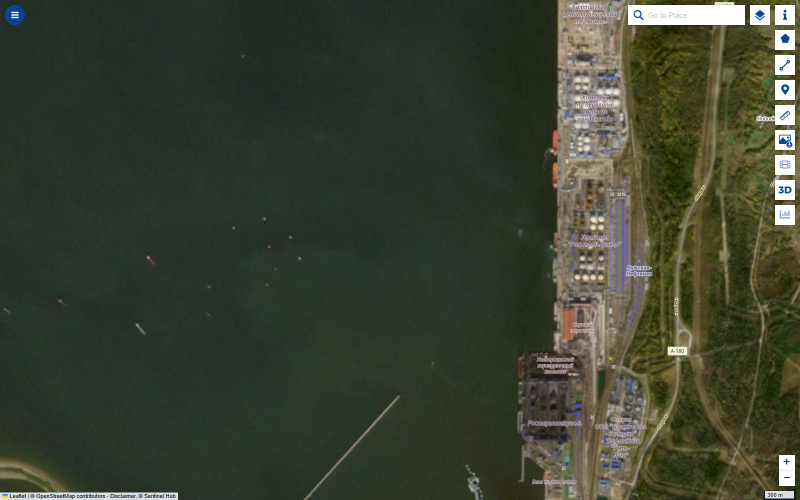
#> input picture output/osint_ta2/sat/ustluga/2026-10-22.png, 1600 x 1000 px (shown at 1/2 size)
$ python annotate.py
#> lines starting #> are read from the running program, lines starting #| are printed output that depends on the picture
"""Annotate Sentinel-2 frames: crop, upscale, box candidate hulls, add scale bar + caption strip."""
import math
from PIL import Image, ImageDraw, ImageFont

F = "C:/Windows/Fonts/"
def font(sz, bold=False):
    try:
        return ImageFont.truetype(F + ("segoeuib.ttf" if bold else "segoeui.ttf"), sz)
    except OSError:
        return ImageFont.load_default()

ACC = (247, 165, 147)
RED = (255, 84, 84)

def mpp(lat, z):
    return 156543.03392 * math.cos(math.radians(lat)) / (2 ** z)

def make(src, out, crop, lat, z, boxes, title, caption, scale_m, k=2):
#> called with src = 'sat/ustluga/2026-10-22.png', out = 'shots/img_ustluga.png', crop = (620, 120, 1460, 640), lat = 59.7, z = 14, scale_m = 200, k = 2
    im = Image.open(src).convert("RGB").crop(crop)
    im = im.resize((im.width * k, im.height * k), Image.LANCZOS)
#> im: PIL image 1680x1040 RGB
    d = ImageDraw.Draw(im)
    res = mpp(lat, z) / k  # metres per output pixel
    for b in boxes:
        x0, y0, x1, y1 = [(v - o) * k for v, o in zip(b["xy"], (crop[0], crop[1], crop[0], crop[1]))]
        col = b.get("color", ACC)
        pad = 8
        d.rectangle((x0 - pad, y0 - pad, x1 + pad, y1 + pad), outline=col, width=4)
        label = b["label"]
        f = font(22, True)
        tw = d.textlength(label, font=f)
        lx = x0 - pad + b.get("dx", 0)
        ly = y0 - pad - 36 + b.get("dy", 0)
        lx = max(6, min(lx, im.width - tw - 22))
        d.rounded_rectangle((lx, ly, lx + tw + 22, ly + 32), radius=16, fill=col)
        d.text((lx + 11, ly + 2), label, fill=(22, 22, 22), font=f)
#> this loop made 3 passes
#> (tw, lx) on passes 1 to 3: (260.2, 628), (260.3, 628), (165.3, 732)
    # scale bar
    px = scale_m / res
    bx, by = 28, im.height - 40
#> bx = 28; by = 1000
    d.rectangle((bx - 10, by - 34, bx + max(px, d.textlength(f"{scale_m} m", font=font(20, True))) + 14, by + 16), fill=(18, 24, 38))
    d.rectangle((bx, by, bx + px, by + 6), fill=(255, 255, 255))
    d.text((bx, by - 30), f"{scale_m} m", fill="white", font=font(20, True))
    # north arrow
    nx, ny = im.width - 46, 34
#> nx = 1634; ny = 34
    d.polygon([(nx, ny - 18), (nx - 12, ny + 14), (nx, ny + 6), (nx + 12, ny + 14)], fill="white", outline=(18, 24, 38))
    d.text((nx - 7, ny + 16), "N", fill="white", font=font(20, True))
    # caption strip
    strip = 92
    canvas = Image.new("RGB", (im.width, im.height + strip), (243, 244, 242))
    canvas.paste(im, (0, 0))
    c = ImageDraw.Draw(canvas)
    c.text((22, im.height + 12), title, fill=(22, 22, 22), font=font(24, True))
    c.text((22, im.height + 50), caption, fill=(91, 95, 102), font=font(19))
    canvas.save(out, optimize=True)
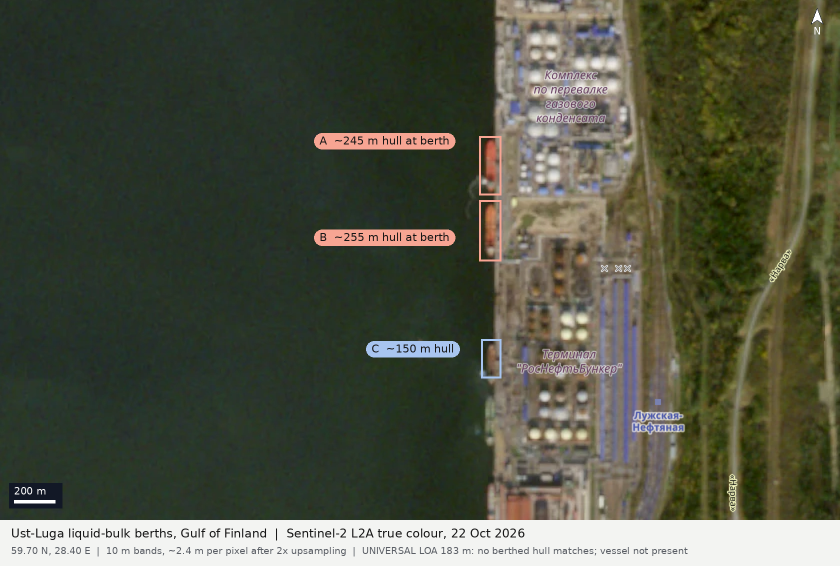
#> saved as img_ustluga.png: PIL image 1680x1132 RGB (shown at 1/2 size); mean R, G, B 79.8, 83.2, 66.9
    print(out, canvas.size, f"{res:.2f} m/px")
#| shots/img_ustluga.png (1680, 1132) 2.41 m/px

if __name__ == "__main__":
    S = "sat/"
    # UNIVERSAL — Ust-Luga liquid-bulk berths, 22 Oct 2026 (z14, 4.82 m/px native)
    make(S + "ustluga/2026-10-22.png", "shots/img_ustluga.png", (620, 120, 1460, 640), 59.70, 14, [
        {"xy": (1103, 260, 1117, 311), "label": "A  ~245 m tanker at berth", "dx": -300},
        {"xy": (1103, 324, 1117, 377), "label": "B  ~255 m tanker at berth", "dx": -300, "dy": 120},
        {"xy": (455, 505, 500, 530), "label": "C  vessels at outer anchorage"},
    ] if False else [
        {"xy": (1103, 260, 1117, 311), "label": "A  ~245 m hull at berth", "dx": -330, "dy": 30},
        {"xy": (1103, 324, 1117, 377), "label": "B  ~255 m hull at berth", "dx": -330, "dy": 95},
        {"xy": (1105, 463, 1117, 494), "label": "C  ~150 m hull", "color": (168, 197, 240), "dx": -230, "dy": 40},
    ], "Ust-Luga liquid-bulk berths, Gulf of Finland  |  Sentinel-2 L2A true colour, 22 Oct 2026",
        "59.70 N, 28.40 E  |  10 m bands, ~2.4 m per pixel after 2x upsampling  |  UNIVERSAL LOA 183 m: no berthed hull matches; vessel not present", 200)

    # THALIA III — Jose terminal approaches, 8 Jan 2026 (z13, 18.5 m/px native)
    make(S + "jose/2026-01-08.png", "shots/img_jose.png", (560, 62, 1440, 640), 10.105, 13, [
        {"xy": (890, 370, 935, 408), "label": "A  hull underway, wake to SW", "dx": -120, "dy": 110},
        {"xy": (972, 284, 996, 330), "label": "B  vessel/SPM cluster offshore José", "dx": -60},
        {"xy": (1180, 80, 1330, 112), "label": "C  ships in outer roads", "color": (168, 197, 240), "dy": -4},
    ], "José (Puerto José) crude terminal approaches, Anzoátegui, Venezuela  |  Sentinel-2 L2A, 8 Jan 2026",
        "10.10 N, 64.86 W  |  hulls are 10-15 px long at 18.5 m/px: large-tanker size class, identity not resolvable", 1000)
#> call 2 of make, with src = 'sat/jose/2026-01-08.png', out = 'shots/img_jose.png', crop = (560, 62, 1440, 640), lat = 10.11, z = 13, scale_m = 1000, k = 2
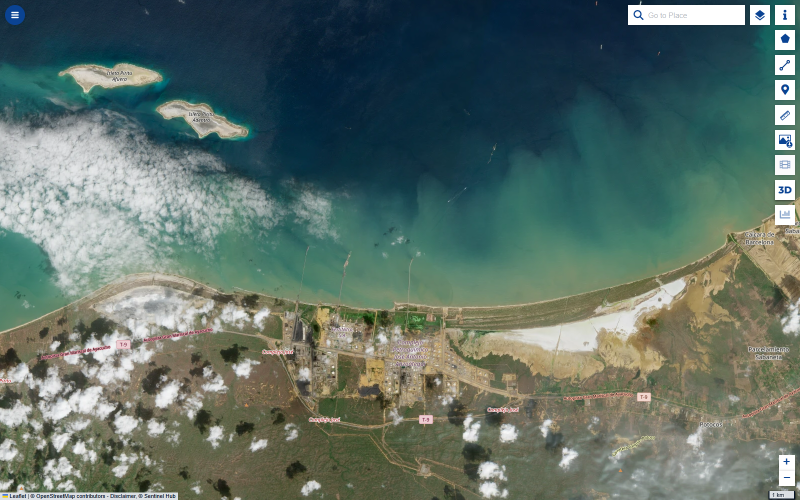
#> input picture output/osint_ta2/sat/jose/2026-01-08.png, 1600 x 1000 px (shown at 1/2 size)
#> in make (call 2), `im = Image.open(src).convert("RGB").crop(crop)`:
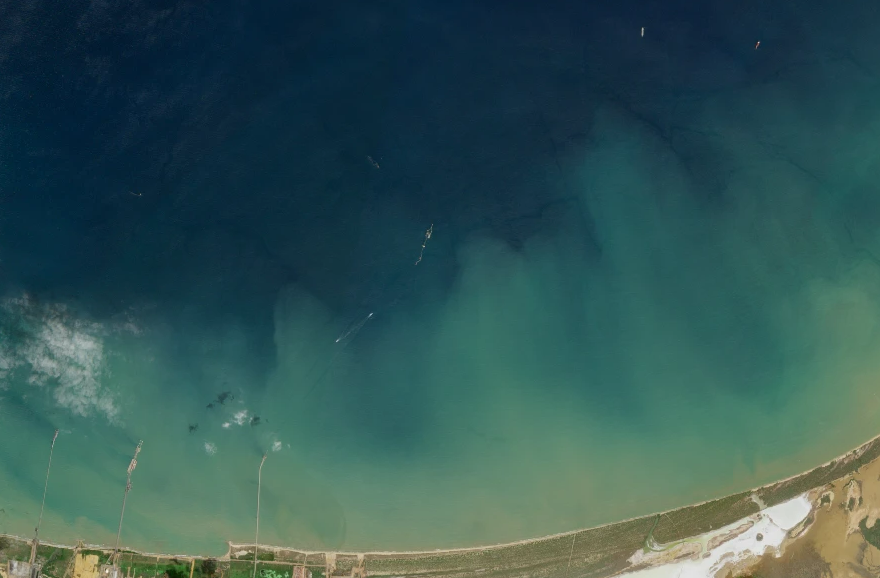
#> im: PIL image 880x578 RGB; mean R, G, B 51.1, 85.8, 84.6
#> the loop in make (call 2), `for b in boxes:` made 3 passes
#> (tw, lx) on passes 1 to 3: (327.8, 532), (382.2, 756), (246.9, 1232)
#> in make (call 2), `canvas.save(out, optimize=True)`:
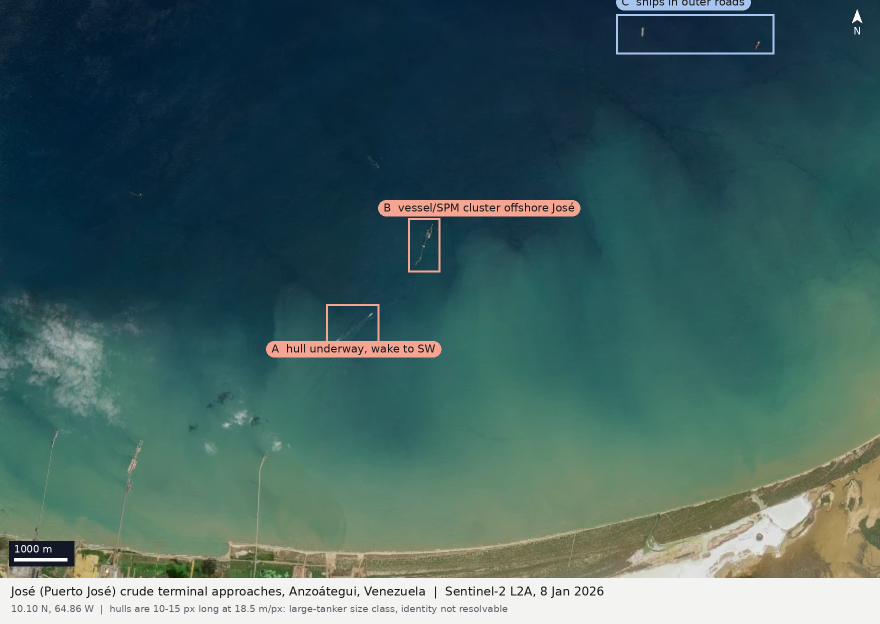
#> saved as img_jose.png: PIL image 1760x1248 RGB (shown at 1/2 size); mean R, G, B 67.2, 98, 96.7
#| shots/img_jose.png (1760, 1248) 9.41 m/px

    # FENGHUANG — Pengerang terminals jetties, 22 Aug 2026 (z14, 9.55 m/px native)
    make(S + "pengerang/2026-08-22.png", "shots/img_pengerang.png", (740, 600, 1540, 1000), 1.365, 14, [
        {"xy": (1090, 981, 1118, 990), "label": "A  ~250 m hull at jetty", "dx": -60, "dy": -40},
        {"xy": (1214, 982, 1242, 991), "label": "B  ~240 m hull", "dx": 0, "dy": -100},
        {"xy": (1022, 971, 1041, 978), "label": "C  ~155 m", "color": (168, 197, 240), "dx": -80, "dy": -20},
    ], "Pengerang terminal jetties, Johor, Malaysia  |  Sentinel-2 L2A true colour, 22 Aug 2026",
        "1.36 N, 104.14 E  |  FENGHUANG LOA 248 m: hull A and B fall in the same size class  |  size match only, no identification", 200)
#> call 3 of make, with src = 'sat/pengerang/2026-08-22.png', out = 'shots/img_pengerang.png', crop = (740, 600, 1540, 1000), lat = 1.36, z = 14, scale_m = 200, k = 2
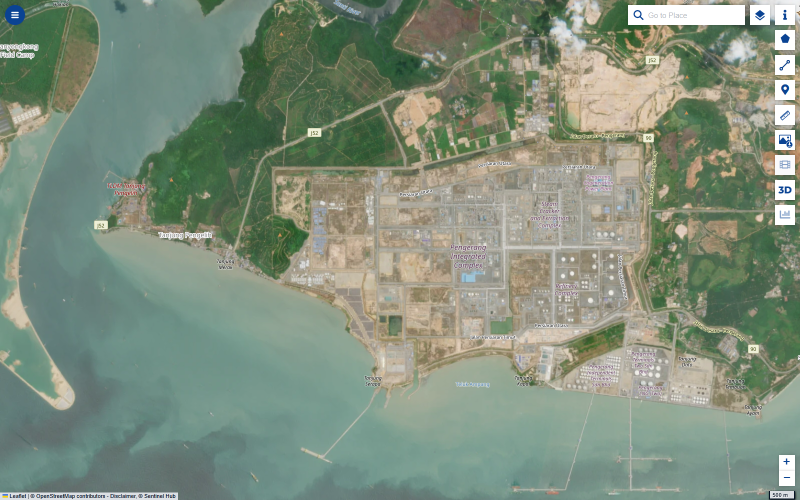
#> input picture output/osint_ta2/sat/pengerang/2026-08-22.png, 1600 x 1000 px (shown at 1/2 size)
#> in make (call 3), `im = Image.open(src).convert("RGB").crop(crop)`:
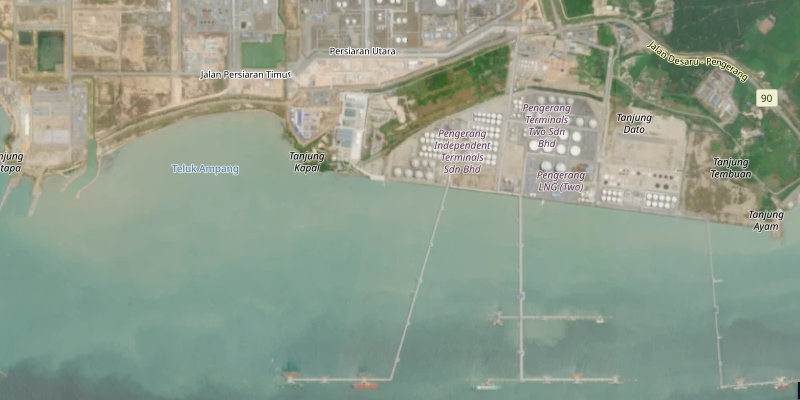
#> im: PIL image 800x400 RGB; mean R, G, B 143.4, 156.9, 140.1
#> the loop in make (call 3), `for b in boxes:` made 3 passes
#> (tw, lx) on passes 1 to 3: (251, 632), (165.1, 940), (118.2, 476)
#> in make (call 3), `canvas.save(out, optimize=True)`:
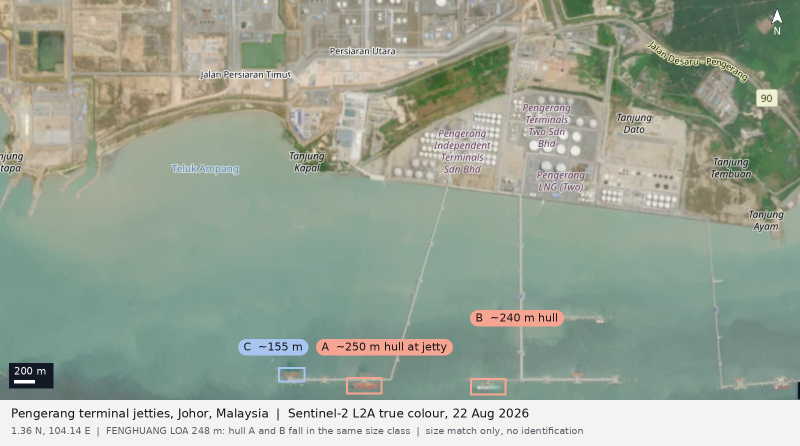
#> saved as img_pengerang.png: PIL image 1600x892 RGB (shown at 1/2 size); mean R, G, B 153.6, 164.6, 149.6
#| shots/img_pengerang.png (1600, 892) 4.78 m/px
